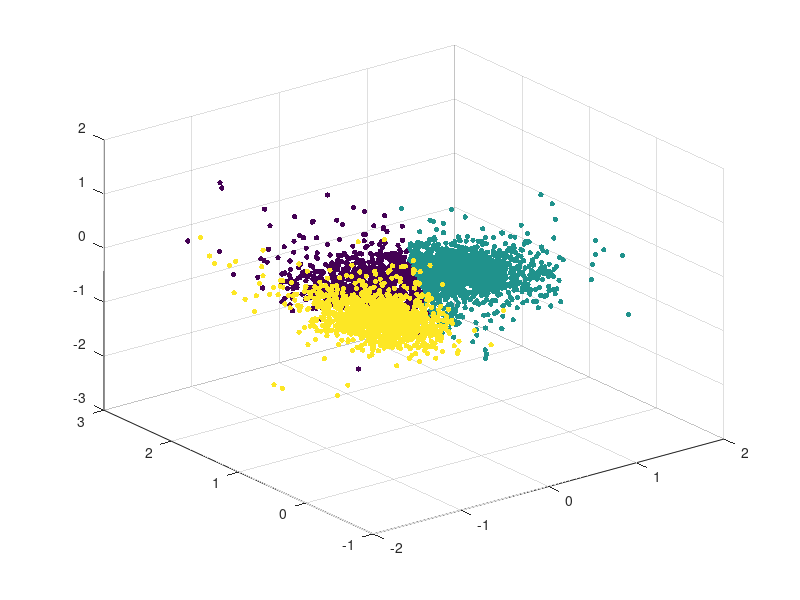

MATLAB code to generate this figure:
%% 2.2 A more challenging spike sorting problem
%
clear;
load('waveforms_difficult.mat')

% Run PCA
cov_matrix = cov(waveforms);
[eigenvector_matrix, diagnal_matrix] = eig(cov_matrix);
[sorted_diagnal_matrix, sorted_diagnal_matrix_indices] = sort(diag(diagnal_matrix),'descend');
selected_dim_indices = find((cumsum(sorted_diagnal_matrix)/sum(sorted_diagnal_matrix))>0.84,1);
selected_eigenvector_matrix = eigenvector_matrix(:,sorted_diagnal_matrix_indices(1:selected_dim_indices));
projected_data = waveforms*selected_eigenvector_matrix; 

[idx,C,sumd,D] = kmeans(projected_data, 3);

%% 
% 2.2.1 Decide how many principal components to keep and justify your chioce
%  
% Each value of info_percent represent information that each principle
% component (PC) contains. Start from the 4th PC, each PC contains less than 5.5%
% of the total information, thus I decide to choose 3 PCs, the cummulated information
% sum(info_percent(1:3)) = 0.8417. When visualzing the projected_data, We
% can observe some clustering spatial structures.
%
%% 
% 2.2.2 How does the complexity of this data set differ from the one used above?
%
% In this data set, information are more evenly distributed in more dimensions, so 
% we need another principle components to represent the data. So compared to the last
% date set, this one is more complicated.
%

%% 
% 2.2.3 How many clusters can you identify?
% 
% 3 clusters can be identified
%

%% 
% 2.2.4 Visualize the result
%
figure()
scatter3(projected_data(:,1), projected_data(:,2), projected_data(:,3), 15, idx, 'filled');

%% 
% 2.2.5 Ways to estimate the number of clusters
% 
% There are different ways to choose the optimal number of clusters k, such
% as the elbow method and the silhouette. In MATLAB, we can use
% evalclusters() to evaluate the clustering result of each k then choose
% the optimal k.
%

%% 
% 2.2.6 Pitfalls and problems with the k-means method
%
% 1. Clustering data of varying sizes and density: k-means has trouble 
% clustering data where clusters are of varying sizes and density.
%
% 2. Dependent on initial values: for a low k, you can mitigate this 
% dependence by running k-means several times with different initial 
% values and picking the best result. As k increases, you need advanced 
% versions of k-means to pick better values of the initial centroids (called k-means seeding).
%
% 3. Clustering outliers: centroids can be dragged by outliers, 
% or outliers might get their own cluster instead of being ignored.
%